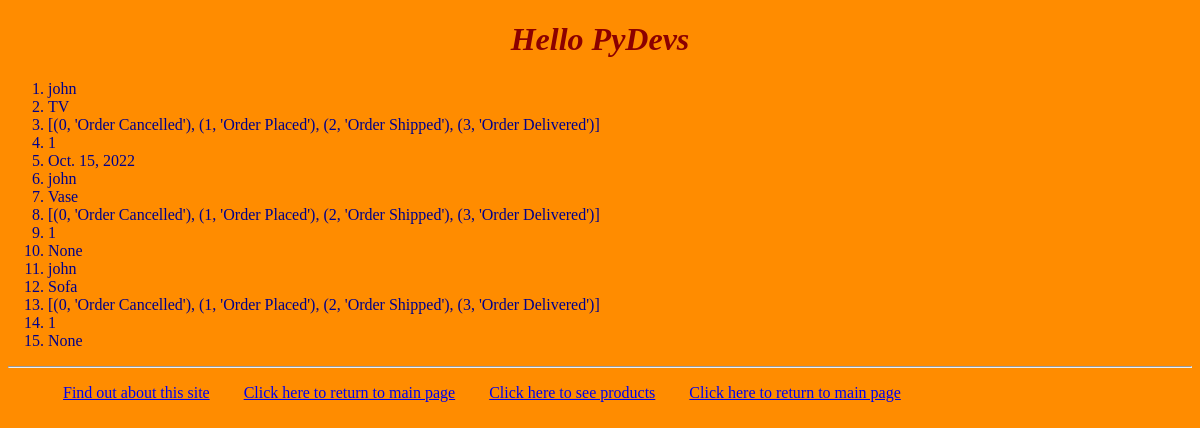
Screenshot of /myapp/myorders/ (signed in) with the database file from the repository.
### myapp/models.py (models this page shows, shortened)
class Order(models.Model):
    order_choices = [(0, 'Order Cancelled'), (1, 'Order Placed'), (2, 'Order Shipped'), (3, 'Order Delivered')]
    product = models.ForeignKey(Product, related_name="products", on_delete=models.CASCADE)
    client = models.ForeignKey(Client, related_name="clients", on_delete=models.CASCADE)
    num_units = models.PositiveIntegerField(default=100)
    order_status = models.IntegerField(default=1, choices=order_choices)
    status_date = models.DateField(max_length=30, blank=True, null=True)

class Product(models.Model):
    category = models.ForeignKey(Category, related_name='products', on_delete=models.CASCADE)
    name = models.CharField(max_length=200)
    price = models.DecimalField(max_digits=10, decimal_places=2)
    stock = models.PositiveIntegerField(default=100)
    available = models.BooleanField(default=True)
    description = models.TextField(max_length=100, blank=True)
    interested = models.PositiveIntegerField(default=0, blank=False)

### myapp/views.py (the view)
# urls.py: path(r'myorders/', views.my_orders, name='orders'),
@login_required
def my_orders(request):
    user = request.user
    client_obj = Client.objects.filter(id=user.id)
    if client_obj:
        orderobj = Order.objects.filter(client__id=client_obj[0].id)
        return render(request, 'myapp/myorders.html', {'orderobj': orderobj})
    else:
        return HttpResponse('You are not a registered client!')

### myapp/templates/myapp/myorders.html (shortened to what this page needs)
<!DOCTYPE html>
{% extends 'myapp/base.html' %}
{% block myhdg %}
    <div>
        <h1> Hello PyDevs</h1>
    </div>
{% endblock %}
{% block body_block %}
    {% if orderobj %}
    <ol>
        {% for x in orderobj %}
            <li> {{ x.client }} </li>
            <li> {{ x.product.name }} </li>
            <li> {{ x.order_choices }} </li>
            <li> {{ x.order_status }} </li>
            <li> {{ x.status_date }} </li>
        {% endfor %}
    </ol>
    {% else %}
        <strong>There are no orders!</strong>
    {% endif %}
{% endblock %}

### myapp/static/myapp/style1.css (style rules this page uses)
body { background-color: darkorange; color: darkblue; }
h1 { color: darkred; font-size: xx-large; font-style: italic; text-align: center; }

### rows the page displays
Order: client "john", product.name "TV", order_choices "[(0, 'Order Cancelled'), (1, 'Order Placed'), (2, 'Order Shipped'), (3, 'Order Delivered')]", order_status "1", status_date "Oct. 15, 2022"
Order: client "john", product.name "Vase", order_choices "[(0, 'Order Cancelled'), (1, 'Order Placed'), (2, 'Order Shipped'), (3, 'Order Delivered')]", order_status "1", status_date "None"
Order: client "john", product.name "Sofa", order_choices "[(0, 'Order Cancelled'), (1, 'Order Placed'), (2, 'Order Shipped'), (3, 'Order Delivered')]", order_status "1", status_date "None"
